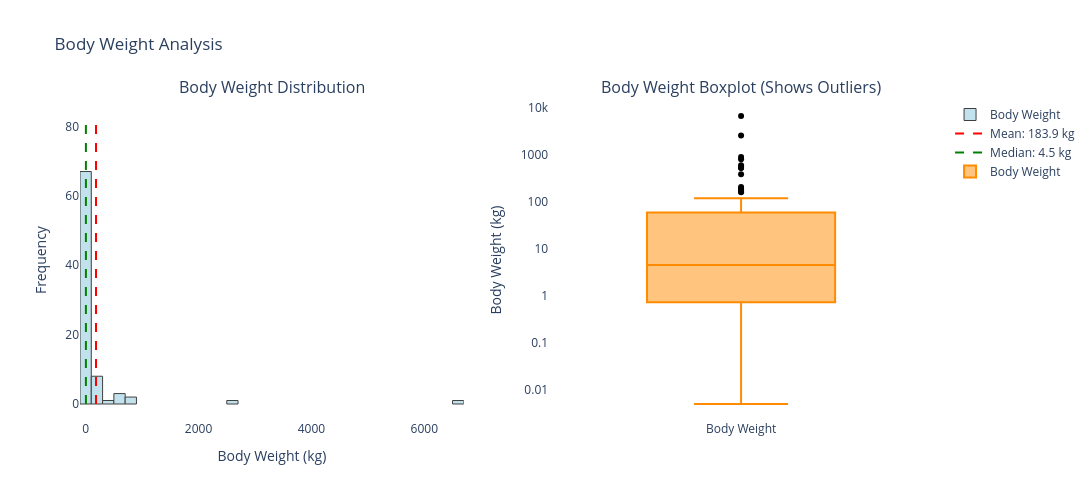

Notebook cell for this chart:
### Markdown cell above
The variance (618765.12 kg²) and standard deviation (786.62 kg) are extremely 
large, indicating massive size diversity across the 83 mammals.

The IQR (57.01 kg) represents the range of the middle 50% of body weights 
(from Q1=1.67kg to Q3=58.68kg), which spans from small rodents to medium-sized 
mammals.

The IQR is the MOST RELIABLE measure here because:
  1. It's resistant to extreme outliers (elephants at 6654kg, shrews at 0.005kg)
  2. It focuses on the central 50% of the distribution
  3. Standard deviation is inflated by mega-fauna, making it less representative

The standard deviation (786.62 kg) is larger than the mean itself, confirming 
extreme right-skewness due to a few very large mammals.

### Code cell
# Visualize the distribution
# fig, axes = plt.subplots(1, 2, figsize=(14, 5))

# Histogram with log scale for better visibility


# Boxplot to show outliers

from plotly.subplots import make_subplots
import plotly.graph_objects as go

# Calculs
mean_bw = df["bodywt"].mean()
median_bw = df["bodywt"].median()

# Subplots
fig = make_subplots(
    rows=1, cols=2,
    subplot_titles=("Body Weight Distribution", "Body Weight Boxplot (Shows Outliers)")
)

# ---------------------------------------------------------------------
# 1️ Histogramme
# ---------------------------------------------------------------------
fig.add_trace(
    go.Histogram(
        x=df["bodywt"],
        nbinsx=35,
        marker=dict(color="lightblue", line=dict(width=1, color="black")), # marker avec bord noir
        opacity=0.75,
        name="Body Weight"
    ),
    row=1, col=1
)

# Lignes Mean + Median (avec noms pour la légende)
fig.add_trace(
    go.Scatter(
        x=[mean_bw, mean_bw],
        y=[0, df["bodywt"].count()],
        mode="lines",
        line=dict(color="red", dash="dash"), # dash pour ligne en pointillés
        name=f"Mean: {mean_bw:.1f} kg"
    ),
    row=1, col=1
)

fig.add_trace(
    go.Scatter(
        x=[median_bw, median_bw],
        y=[0, df["bodywt"].count()],
        mode="lines",
        line=dict(color="green", dash="dash"),
        name=f"Median: {median_bw:.1f} kg"
    ),
    row=1, col=1
)

# ---------------------------------------------------------------------
# 2️ Boxplot
# ---------------------------------------------------------------------
fig.add_trace(
    go.Box(
        y=df["bodywt"],
        boxpoints="outliers",
        marker=dict(color="black"),
        line=dict(color="darkorange"),
        name="Body Weight"
    ),
    row=1, col=2
)

# Mettre l'axe Y du boxplot en log
fig.update_yaxes(type="log", row=1, col=2)

# ---------------------------------------------------------------------
# Titres des axes
# ---------------------------------------------------------------------
fig.update_xaxes(title_text="Body Weight (kg)", row=1, col=1)
fig.update_yaxes(title_text="Frequency", row=1, col=1)

fig.update_yaxes(title_text="Body Weight (kg)", row=1, col=2)

# ---------------------------------------------------------------------
# Mise en forme générale
# ---------------------------------------------------------------------
fig.update_layout(
    width=1200,
    height=500,
    plot_bgcolor="white",
    showlegend=True,        # affichage de la légende (Mean + Median)
    title_text="Body Weight Analysis"
)

fig.show()

### Figure 1 — Plotly figure (JSON) as saved in the notebook; plotly's stock layout.template omitted (floating-point values rounded to 4 significant figures)
{"data": [{"marker": {"color": "lightblue", "line": {"color": "black", "width": 1}}, "name": "Body Weight", "nbinsx": 35, "opacity": 0.75, "type": "histogram", "x": [6654, 2547, 0.023, 173.5, 160, 3.3, 52.2, 0.42, 600, 14, 187.1, 0.075, 4.5, 0.77, 0.2, 2, 60, 529, 33.5, 0.12, 207, 85, 36.3, 0.101, 0.728, 521, 62, 100, 35, 0.005, 0.01, 3.5, 6.8, 1.35, 0.023, 0.048, 1.7, 20.49, 0.48, 10, 0.06, 86, 800, 1.1, 1.4, 2.5, 4.29, 0.32, 4.23, 14.8, 0.22, 55.5, 1.4, 0.06, 0.9, 0.37, 2, 0.104, 4.19, 3.5, 3.38, 25, 20, 162.6, 119, 50, 95, 50, 15, 0.55, 1.42, 0.14, 899, 1.67, 52, 190, 0.73, 385, 12, 6, 50, 0.743, 26], "xaxis": "x", "yaxis": "y"}, {"line": {"color": "red", "dash": "dash"}, "mode": "lines", "name": "Mean: 183.9 kg", "type": "scatter", "x": [183.9, 183.9], "xaxis": "x", "y": [0, 83], "yaxis": "y"}, {"line": {"color": "green", "dash": "dash"}, "mode": "lines", "name": "Median: 4.5 kg", "type": "scatter", "x": [4.5, 4.5], "xaxis": "x", "y": [0, 83], "yaxis": "y"}, {"boxpoints": "outliers", "line": {"color": "darkorange"}, "marker": {"color": "black"}, "name": "Body Weight", "type": "box", "xaxis": "x2", "y": [6654, 2547, 0.023, 173.5, 160, 3.3, 52.2, 0.42, 600, 14, 187.1, 0.075, 4.5, 0.77, 0.2, 2, 60, 529, 33.5, 0.12, 207, 85, 36.3, 0.101, 0.728, 521, 62, 100, 35, 0.005, 0.01, 3.5, 6.8, 1.35, 0.023, 0.048, 1.7, 20.49, 0.48, 10, 0.06, 86, 800, 1.1, 1.4, 2.5, 4.29, 0.32, 4.23, 14.8, 0.22, 55.5, 1.4, 0.06, 0.9, 0.37, 2, 0.104, 4.19, 3.5, 3.38, 25, 20, 162.6, 119, 50, 95, 50, 15, 0.55, 1.42, 0.14, 899, 1.67, 52, 190, 0.73, 385, 12, 6, 50, 0.743, 26], "yaxis": "y2"}], "layout": {"annotations": [{"font": {"size": 16}, "showarrow": false, "text": "Body Weight Distribution", "x": 0.225, "xanchor": "center", "xref": "paper", "y": 1, "yanchor": "bottom", "yref": "paper"}, {"font": {"size": 16}, "showarrow": false, "text": "Body Weight Boxplot (Shows Outliers)", "x": 0.775, "xanchor": "center", "xref": "paper", "y": 1, "yanchor": "bottom", "yref": "paper"}], "height": 500, "plot_bgcolor": "white", "showlegend": true, "title": {"text": "Body Weight Analysis"}, "width": 1200, "xaxis": {"anchor": "y", "domain": [0, 0.45], "title": {"text": "Body Weight (kg)"}}, "xaxis2": {"anchor": "y2", "domain": [0.55, 1]}, "yaxis": {"anchor": "x", "domain": [0, 1], "title": {"text": "Frequency"}}, "yaxis2": {"anchor": "x2", "domain": [0, 1], "title": {"text": "Body Weight (kg)"}, "type": "log"}}}
